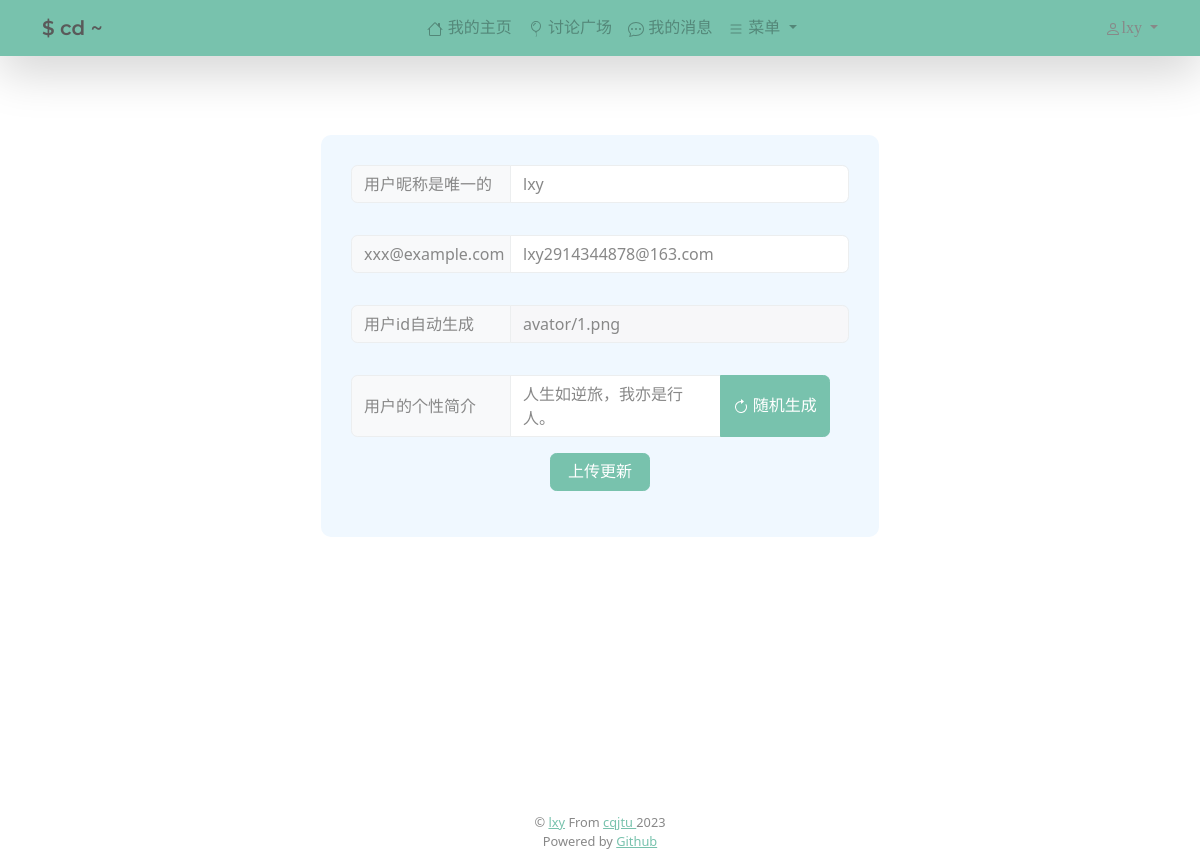
Page /update/user (signed in) on the committed database.
### web/models.py (models this page shows)
class User(AbstractUser):
    username = models.CharField(max_length=100, null=True, unique=True)
    bio = models.TextField(null=True, default="这个人很懒~ 什么也没留下")
    avator = models.CharField(max_length=1000,null=True, default="https://img1.imgtp.com/2023/05/07/8NKt5JEn.png")
    email = models.EmailField(unique=True ,null =True)
    USERNAME_FIELD='username'
    REQUIRED_FIELDS = []

### web/views.py (the view, shortened to what this page needs)
# urls.py: path("update/user", views.updateUser, name='updateUser'),
@login_required(login_url='login')
def updateUser(request):
    message = ''
    context = {'message': message}
    return render(request, 'web/update_user.html', context)

### web/templates/web/update_user.html (shortened to what this page needs)
{% extends 'main.html' %} {% block content %}
<div class="update-container container">
  <div class="update-form mx-auto">
    <form class="row g-3" action="{% url 'updateUser' %}" method="POST">
      <div class="input-group mb-3">
        <span class="input-group-text" id="basic-addon1"
          >用户昵称是唯一的</span
        >
        <input
          type="text"
          class="form-control"
          placeholder="Username 用户昵称"
          name="username"
          value="{{user.username}}"
        />
      </div>
      <div class="input-group mb-3">
        <span class="input-group-text" id="basic-addon1">xxx@example.com</span>
        <input
          type="text"
          class="form-control"
          placeholder="用户的邮箱"
          name="email"
          value="{{user.email}}"
        />
      </div>
      <div class="input-group mb-3">
        <span class="input-group-text" id="basic-addon3">用户id自动生成</span>
        <input
          type="text"
          placeholder="用户的头像链接"
          name="avator"
          value="{{ user.avator }}"
          class="form-control"
          disabled
        />
      </div>
      <div class="input-group">
        <span class="input-group-text">用户的个性简介</span>
        <textarea class="form-control" id="user-bio" name="bio" aria-label="With textarea"></textarea>
        <button type="button" id="generateBio" onclick="genBio();" class="btn btn-primary" style="height: auto;">
        随机生成</button>
      </div>
      <div class="mx-auto text-center">
        <button type="submit" class="btn btn-primary mb-3" style="width: 20%">
          上传更新
        </button>
      </div>
    </form>
  </div>
</div>
{% endblock %}

### templates/navbar.html (shortened to what this page needs)
<nav class="navbar shadow-lg navbar-expand-lg bg-primary" data-bs-theme="light">
    <div class="container">
      <a class="navbar-brand" style="font-weight: 600;" href="{% url 'index' %}">$ cd ~</a>
      <div class="collapse navbar-collapse justify-content-end" id="navbarTogglerDemo01">
        <ul class="navbar-nav navbar-right">
          <li class="nav-item">
            <a class="nav-link {% if isactive == 'index' %} active {% endif %}" href="{% url 'index' %}"> 我的主页</a>
          </li>
          <li class="nav-item">
            <a class="nav-link {% if isactive == 'topics' %} active {% endif %}"  href="{% url 'topics' %}"> 讨论广场</a>
          </li>
          <li class="nav-item">
            <a class="nav-link {% if isactive == 'message' %} active {% endif %}"  href="{% url 'message' %}">
              我的消息</a>
          </li>
          <li class="nav-item dropdown ">
            <a class="nav-link dropdown-toggle" href="#" role="button" data-bs-toggle="dropdown" aria-expanded="false">
              菜单
            </a>
          </li>
        </ul>
      </div>
      {% if request.user.is_authenticated %}
      <div class="collapse navbar-collapse justify-content-end" data-bs-theme="light" id="navbarTogglerDemo01">
        <div class="nav-item dropdown">
          <a class="nav-link dropdown-toggle" href="#" role="button" data-bs-toggle="dropdown" aria-expanded="false" style="font-family: 'Lucida Sans';">
            {{ request.user.username }}
          </a>
        </div>
      </div>
      {% endif %}
    </div>
  </nav>

### static/css/main.css (style rules this page uses)
.btn { width: auto; margin-left: 1.2rem; margin-right: 1.2rem; }
#user-bio { resize: none; }
.input-group span { width: 160px; }
.update-container { height: 70vh; display: flex; align-items: center; }
.update-form { background-color: aliceblue; border-radius: 10px; padding: 30px; width: 50%; }

### templates/main.html (style rules this page uses)
div { clear: both; }

### rows in the picture
User: user.username "lxy", username "lxy", email "lxy2914344878@163.com", avator "avator/1.png"
